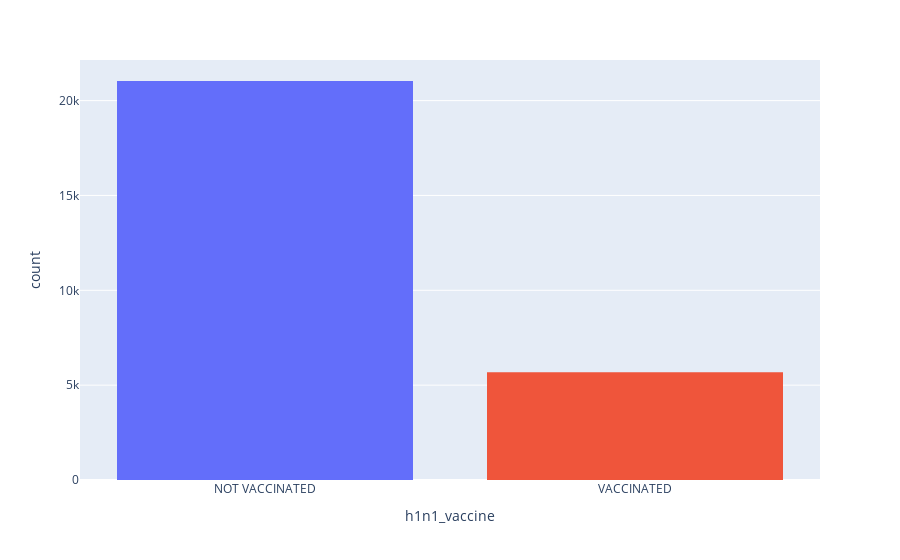

The cell this chart's notebook holds for it:
### Code cell
# Looking at the distribution of our target variables 

fig= px.histogram(df, x="h1n1_vaccine", color="h1n1_vaccine")#sns.countplot(x='h1n1_vaccine', data=df, category_orders=dict(h1n1_vaccine=["0", "1"]))

fig.update_layout(bargap=0.2)
fig.update_layout(
    xaxis = dict(
        tickmode = 'array',
        tickvals = [0,1],
        ticktext = ['NOT VACCINATED', 'VACCINATED']
    ),
    showlegend=False
)

fig.show()

### Figure 1 — Plotly figure (JSON) as saved in the notebook; plotly's stock layout.template omitted (floating-point values rounded to 4 significant figures; data arrays with more than 128 entries replaced by an {"elided": "..."} marker saying what was removed)
{"data": [{"alignmentgroup": "True", "bingroup": "x", "hovertemplate": "h1n1_vaccine=%{x}<br>count=%{y}<extra></extra>", "legendgroup": "0", "marker": {"color": "#636efa", "pattern": {"shape": ""}}, "name": "0", "offsetgroup": "0", "orientation": "v", "showlegend": true, "type": "histogram", "x": {"elided": "21033 int values"}, "xaxis": "x", "yaxis": "y"}, {"alignmentgroup": "True", "bingroup": "x", "hovertemplate": "h1n1_vaccine=%{x}<br>count=%{y}<extra></extra>", "legendgroup": "1", "marker": {"color": "#EF553B", "pattern": {"shape": ""}}, "name": "1", "offsetgroup": "1", "orientation": "v", "showlegend": true, "type": "histogram", "x": {"elided": "5674 int values"}, "xaxis": "x", "yaxis": "y"}], "layout": {"bargap": 0.2, "barmode": "relative", "legend": {"title": {"text": "h1n1_vaccine"}, "tracegroupgap": 0}, "margin": {"t": 60}, "showlegend": false, "xaxis": {"anchor": "y", "categoryarray": [0, 1], "categoryorder": "array", "domain": [0, 1], "tickmode": "array", "ticktext": ["NOT VACCINATED", "VACCINATED"], "tickvals": [0, 1], "title": {"text": "h1n1_vaccine"}}, "yaxis": {"anchor": "x", "domain": [0, 1], "title": {"text": "count"}}}}
